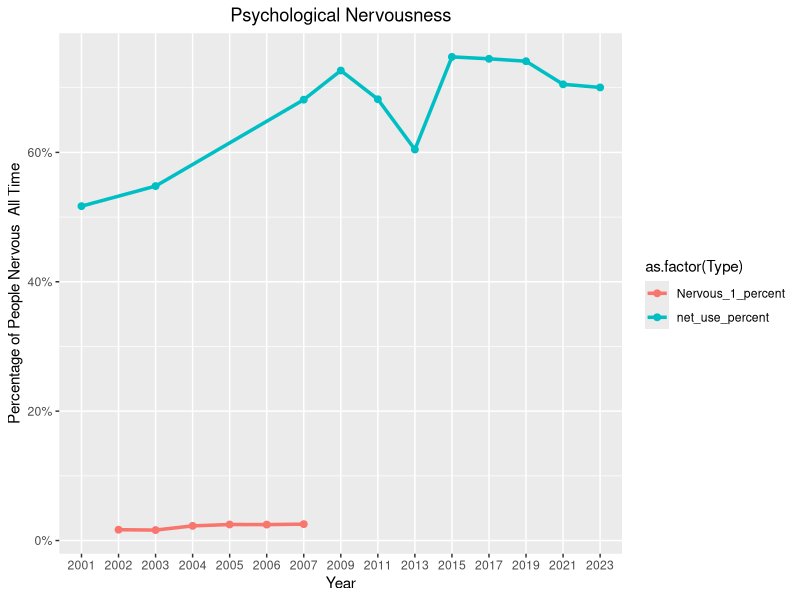
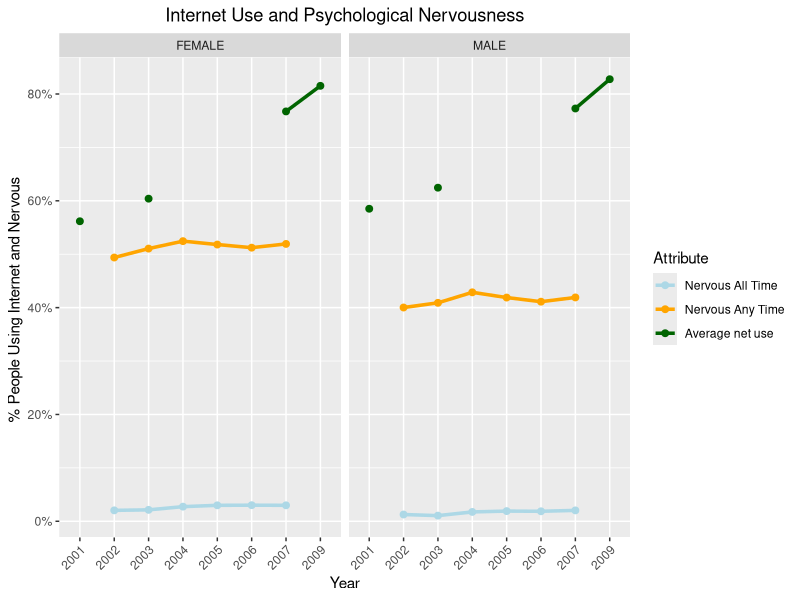
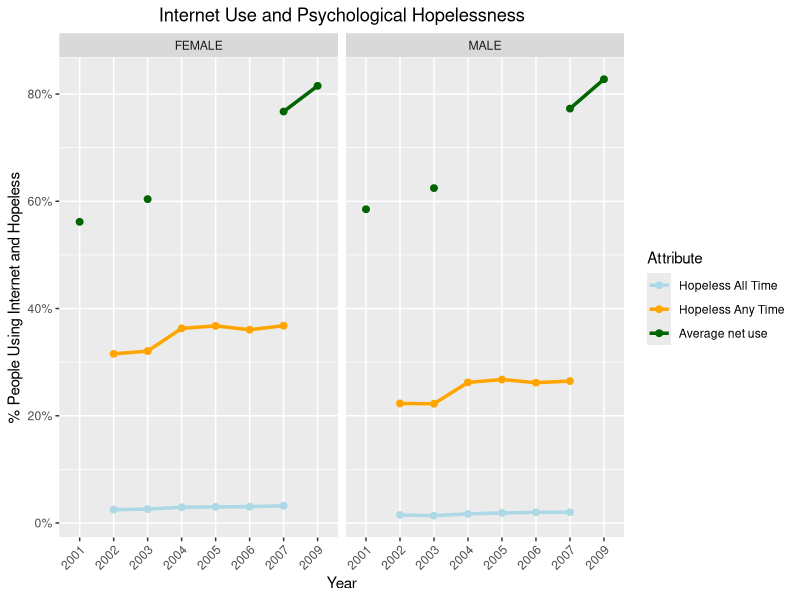
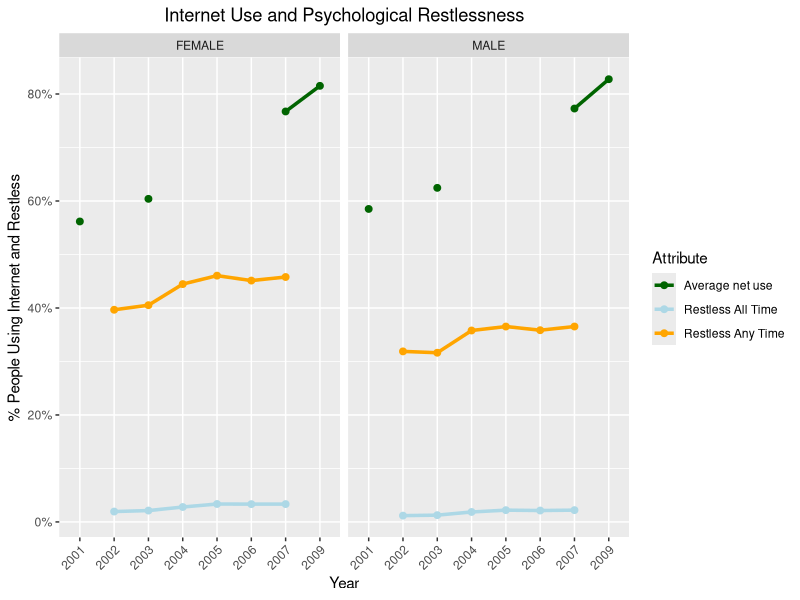
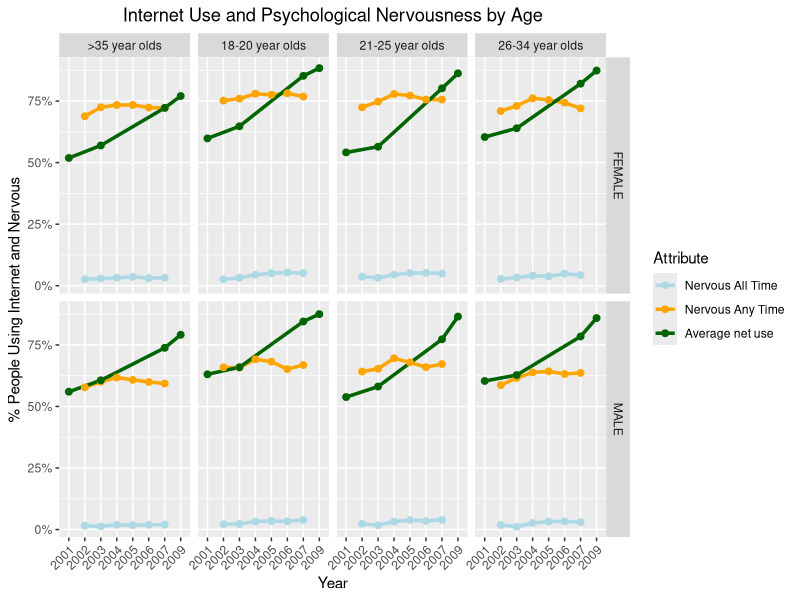
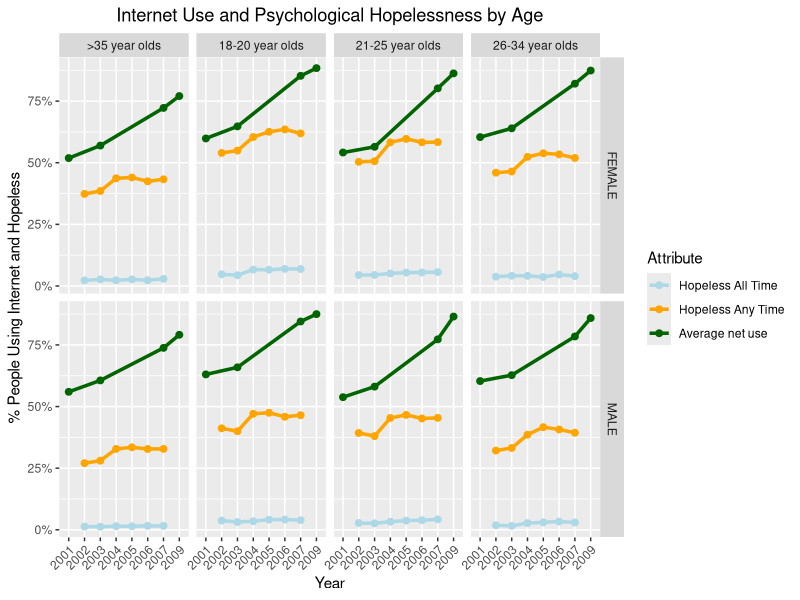
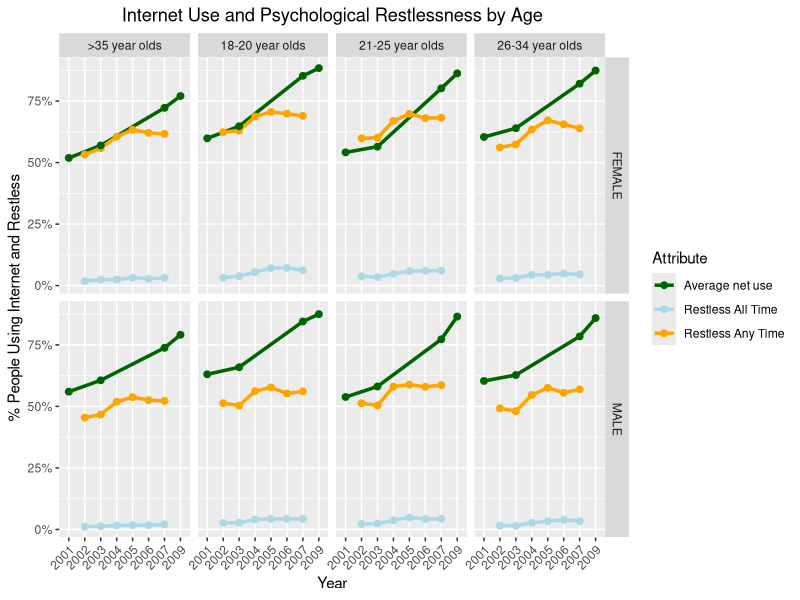
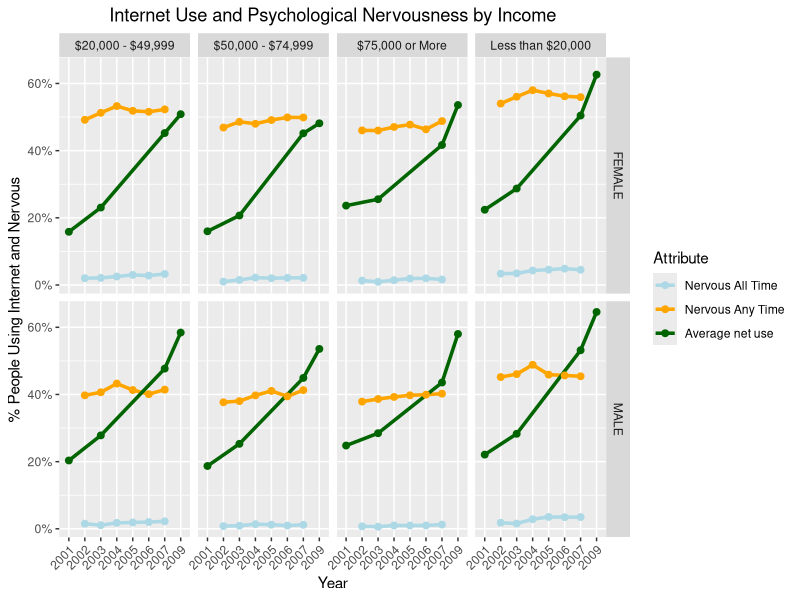

Recreate these plots in R, in order.
## ---- chunk 1
knitr::opts_chunk$set(echo = TRUE, message = FALSE, warning = FALSE)
library(tidyverse)
library(ggplot2)
library(scales)
## ---- chunk 2
tech_use_df <- read_csv("tech_eda/results/tech_use_summary.csv")
net_use_df <- read_csv("tech_eda/results/net_use_summary.csv")
## ---- chunk 3
tech_net_use_df <- tech_use_df |> inner_join(net_use_df)
## ---- chunk 4
# get the tech use and net use
tech_net_use_df <- tech_net_use_df |> 
  mutate(tech_use = as.integer(avg_tech_use*n/100), 
         net_use = as.integer(avg_net_use*n/100))


tech_net_use_df |> head(5)
## ---- chunk 5
mental_health_df <- read_csv("health_eda/variable_eda/psych_summ_all_grp_ovrl.csv", show_col_types = FALSE)
## ---- chunk 6
mental_health_df |> head(5)
## ---- chunk 7
mental_health_df_grp <- mental_health_df |>
  select(-EDUCCAT2) |> 
  group_by(YEAR, IRSEX, CATAG7, INCOME) |>
  summarize(across(where(is.numeric), sum, na.rm = TRUE)) |> 
  ungroup() |> 
  rename(c(Gender=IRSEX, Age=CATAG7, Income=INCOME))

tech_net_use_df <- tech_net_use_df |> 
  rename(c(YEAR=hryear4, Gender=pesex, Age=prtage, Income=hufaminc))
## ---- chunk 8
mental_health_df_grp |> head(2)
## ---- chunk 9
tech_net_use_df |> head(2)
## ---- chunk 10
tech_mental_df <- tech_net_use_df |> 
  full_join(mental_health_df_grp, by=c("YEAR", "Age", "Income", "Gender")) 
## ---- chunk 11
tech_mental_df |> head(5)
## ---- chunk 12
tech_mental_df |> filter(YEAR==2009)
## ---- chunk 13
#write_csv(tech_mental_df,"final_data/final_tech_health.csv")
## ---- chunk 14
tech_mental_df <- read_csv("final_data/final_tech_health.csv")
## ---- chunk 15
p_1 <- tech_mental_df |>
  group_by(YEAR) |>
  summarize(across(where(is.numeric), sum, na.rm = TRUE)) |>
  ungroup() |>
  na.omit() |> 
  filter(YEAR<=2027) |> 
  mutate(
    net_use_percent = (net_use/ n),
    Nervous_1_percent = (Nervous_1 / num_people)
  ) |>
  select(YEAR, Nervous_1_percent, net_use_percent) |> 
  pivot_longer(
    cols = c("Nervous_1_percent", "net_use_percent"),
    names_to = c("Type"),
    values_to = "Type_Value"
  ) |> 
  na.omit() |> 
  ggplot(aes(x = as.factor(YEAR), y = Type_Value, color = as.factor(Type), group = as.factor(Type))) +
  geom_line(size = 1.2) +
  geom_point(size=2) +
  scale_y_continuous(labels = label_percent()) +
  xlab("Year") +
  ylab("Percentage of People Nervous  All Time") +
  ggtitle("Psychological Nervousness") +
  theme(plot.title = element_text(hjust = 0.5))

ggsave("plots/p_tech_psych.png", plot = p_1, width = 10, height = 10)

p_1
## ---- chunk 16
p_2 <- tech_mental_df |>
  group_by(YEAR, Gender) |>
  summarize(across(where(is.numeric), sum, na.rm = TRUE)) |>
  ungroup() |>
  na.omit() |> 
  filter(YEAR<=2010) |> 
  mutate(
    net_use_percent = (net_use/ n),
    Nervous_1_percent = (Nervous_1 / num_people),
    Nervous_any_percent = (Nervous_any / num_people)
  ) |>
  select(YEAR, Gender, Nervous_1_percent,Nervous_any_percent,  net_use_percent) |> 
  pivot_longer(
    cols = c("Nervous_1_percent", "Nervous_any_percent", "net_use_percent"),
    names_to = c("Type"),
    values_to = "Type_Value"
  ) |> 
  mutate(
    Gender_Str = case_when(
      Gender==1 ~ "MALE",
      Gender==2 ~ "FEMALE"
    )
  ) |> 
  ggplot(aes(x = as.factor(YEAR), y = Type_Value, color = as.factor(Type), group = as.factor(Type))) +
  geom_line(size = 1.2) +
  geom_point(size=2) +
  facet_wrap(~Gender_Str) +
  scale_y_continuous(labels = label_percent()) +
  xlab("Year") +
  ylab("% People Using Internet and Nervous ") +
  ggtitle("Internet Use and Psychological Nervousness") +
  theme(plot.title = element_text(hjust = 0.5)) +
  theme(axis.text.x = element_text(angle = 45, hjust = 1))+
  scale_colour_manual(name = "Attribute",
    values = c("Nervous_1_percent" = "lightblue","Nervous_any_percent" = "orange","net_use_percent" = "darkgreen"),
    labels = c("Nervous_1_percent" = "Nervous All Time","Nervous_any_percent" = "Nervous Any Time", "net_use_percent" = "Average net use"))

ggsave("plots/p_tech_nervous_gender.png", plot = p_2, width = 10, height = 10)

p_2
## ---- chunk 17
p_3 <- tech_mental_df |>
  group_by(YEAR, Gender) |>
  summarize(across(where(is.numeric), sum, na.rm = TRUE)) |>
  ungroup() |>
  na.omit() |> 
  filter(YEAR<=2010) |> 
  mutate(
    net_use_percent = (net_use/ n),
    Hopeless_1_percent = (Hopeless_1 / num_people),
    Hopeless_any_percent = (Hopeless_any / num_people)
  ) |>
  select(YEAR, Gender, Hopeless_1_percent,Hopeless_any_percent,  net_use_percent) |> 
  pivot_longer(
    cols = c("Hopeless_1_percent", "Hopeless_any_percent", "net_use_percent"),
    names_to = c("Type"),
    values_to = "Type_Value"
  ) |> 
  mutate(
    Gender_Str = case_when(
      Gender==1 ~ "MALE",
      Gender==2 ~ "FEMALE"
    )
  ) |> 
  ggplot(aes(x = as.factor(YEAR), y = Type_Value, color = as.factor(Type), group = as.factor(Type))) +
  geom_line(size = 1.2) +
  geom_point(size=2) +
  facet_wrap(~Gender_Str) +
  scale_y_continuous(labels = label_percent()) +
  xlab("Year") +
  ylab("% People Using Internet and Hopeless") +
  ggtitle("Internet Use and Psychological Hopelessness") +
  theme(plot.title = element_text(hjust = 0.5)) +
  theme(axis.text.x = element_text(angle = 45, hjust = 1))+
  scale_colour_manual(name = "Attribute",
    values = c("Hopeless_1_percent" = "lightblue","Hopeless_any_percent" = "orange","net_use_percent" = "darkgreen"),
    labels = c("Hopeless_1_percent" = "Hopeless All Time","Hopeless_any_percent" = "Hopeless Any Time", "net_use_percent" = "Average net use"))

ggsave("plots/p_tech_hopeless_gender.png", plot = p_3, width = 10, height = 10)

p_3
## ---- chunk 18
p_4 <- tech_mental_df |>
  group_by(YEAR, Gender) |>
  summarize(across(where(is.numeric), sum, na.rm = TRUE)) |>
  ungroup() |>
  na.omit() |> 
  filter(YEAR<=2010) |> 
  mutate(
    net_use_percent = (net_use/ n),
    Restless_1_percent = (Restless_1 / num_people),
    Restless_any_percent = (Restless_any / num_people)
  ) |>
  select(YEAR, Gender, Restless_1_percent,Restless_any_percent,  net_use_percent) |> 
  pivot_longer(
    cols = c("Restless_1_percent", "Restless_any_percent", "net_use_percent"),
    names_to = c("Type"),
    values_to = "Type_Value"
  ) |> 
  mutate(
    Gender_Str = case_when(
      Gender==1 ~ "MALE",
      Gender==2 ~ "FEMALE"
    )
  ) |> 
  ggplot(aes(x = as.factor(YEAR), y = Type_Value, color = as.factor(Type), group = as.factor(Type))) +
  geom_line(size = 1.2) +
  geom_point(size=2) +
  facet_wrap(~Gender_Str) +
  scale_y_continuous(labels = label_percent()) +
  xlab("Year") +
  ylab("% People Using Internet and Restless") +
  ggtitle("Internet Use and Psychological Restlessness") +
  theme(plot.title = element_text(hjust = 0.5)) +
  theme(axis.text.x = element_text(angle = 45, hjust = 1))+
  scale_colour_manual(name = "Attribute",
    values = c("Restless_1_percent" = "lightblue","Restless_any_percent" = "orange","net_use_percent" = "darkgreen"),
    labels = c("Restless_1_percent" = "Restless All Time","Restless_any_percent" = "Restless Any Time", "net_use_percent" = "Average net use"))

ggsave("plots/p_tech_restless_gender.png", plot = p_4, width = 10, height = 10)

p_4

## ---- chunk 19
p_5 <- tech_mental_df |>
  group_by(YEAR, Age, Gender) |>
  summarize(across(where(is.numeric), sum, na.rm = TRUE)) |>
  ungroup() |>
  na.omit() |> 
  filter(YEAR<=2010) |> 
  mutate(
    net_use_percent = (net_use/ n),
    Nervous_1_percent = (Nervous_1 / num_people),
    Nervous_any_percent = (Nervous_any / num_people)
  ) |>
  select(YEAR, Age, Gender, Nervous_1_percent,Nervous_any_percent,  net_use_percent) |> 
  pivot_longer(
    cols = c("Nervous_1_percent", "Nervous_any_percent", "net_use_percent"),
    names_to = c("Type"),
    values_to = "Type_Value"
  ) |> 
  mutate(
    Gender_Str = case_when(
      Gender==1 ~ "MALE",
      Gender==2 ~ "FEMALE"
    )
  ) |> 
  mutate(
    Age_Group = case_when(
      Age==4 ~ "18-20 year olds",
      Age==5 ~ "21-25 year olds",
      Age==6 ~ "26-34 year olds",
      Age==7 ~ ">35 year olds"
      )
    ) |> 
  na.omit() |> 
  ggplot(aes(x = as.factor(YEAR), y = Type_Value, color = as.factor(Type), group = as.factor(Type))) +
  geom_line(size = 1.2) +
  geom_point(size=2) +
  facet_grid(Gender_Str ~ Age_Group) +
  scale_y_continuous(labels = label_percent()) +
  xlab("Year") +
  ylab("% People Using Internet and Nervous ") +
  ggtitle("Internet Use and Psychological Nervousness by Age") +
  theme(plot.title = element_text(hjust = 0.5)) +
  theme(axis.text.x = element_text(angle = 45, hjust = 1))+
  scale_colour_manual(name = "Attribute",
    values = c("Nervous_1_percent" = "lightblue","Nervous_any_percent" = "orange","net_use_percent" = "darkgreen"),
    labels = c("Nervous_1_percent" = "Nervous All Time","Nervous_any_percent" = "Nervous Any Time", "net_use_percent" = "Average net use"))

ggsave("plots/p_tech_nervous_gender_age.png", plot = p_5, width = 10, height = 10)

p_5
## ---- chunk 20
p_6 <- tech_mental_df |>
  group_by(YEAR, Age, Gender) |>
  summarize(across(where(is.numeric), sum, na.rm = TRUE)) |>
  ungroup() |>
  na.omit() |> 
  filter(YEAR<=2010) |> 
mutate(
    net_use_percent = (net_use/ n),
    Hopeless_1_percent = (Hopeless_1 / num_people),
    Hopeless_any_percent = (Hopeless_any / num_people)
  ) |>
  select(YEAR,Age, Gender, Hopeless_1_percent,Hopeless_any_percent,  net_use_percent) |> 
  pivot_longer(
    cols = c("Hopeless_1_percent", "Hopeless_any_percent", "net_use_percent"),
    names_to = c("Type"),
    values_to = "Type_Value"
  ) |> 
  mutate(
    Gender_Str = case_when(
      Gender==1 ~ "MALE",
      Gender==2 ~ "FEMALE"
    )
  ) |> 
  mutate(
    Age_Group = case_when(
      Age==4 ~ "18-20 year olds",
      Age==5 ~ "21-25 year olds",
      Age==6 ~ "26-34 year olds",
      Age==7 ~ ">35 year olds"
      )
    ) |> 
  na.omit() |> 
  ggplot(aes(x = as.factor(YEAR), y = Type_Value, color = as.factor(Type), group = as.factor(Type))) +
  geom_line(size = 1.2) +
  geom_point(size=2) +
  facet_grid(Gender_Str ~ Age_Group) +
  scale_y_continuous(labels = label_percent()) +
  xlab("Year") +
  ylab("% People Using Internet and Hopeless") +
  ggtitle("Internet Use and Psychological Hopelessness by Age") +
  theme(plot.title = element_text(hjust = 0.5)) +
  theme(axis.text.x = element_text(angle = 45, hjust = 1))+
  scale_colour_manual(name = "Attribute",
    values = c("Hopeless_1_percent" = "lightblue","Hopeless_any_percent" = "orange","net_use_percent" = "darkgreen"),
    labels = c("Hopeless_1_percent" = "Hopeless All Time","Hopeless_any_percent" = "Hopeless Any Time", "net_use_percent" = "Average net use"))

ggsave("plots/p_tech_hopeless_gender_age.png", plot = p_6, width = 10, height = 10)

p_6

## ---- chunk 21
p_7 <- tech_mental_df |>
  group_by(YEAR, Age, Gender) |>
  summarize(across(where(is.numeric), sum, na.rm = TRUE)) |>
  ungroup() |>
  na.omit() |> 
  filter(YEAR<=2010) |> 
  mutate(
    net_use_percent = (net_use/ n),
    Restless_1_percent = (Restless_1 / num_people),
    Restless_any_percent = (Restless_any / num_people)
  ) |>
  select(YEAR, Age, Gender, Restless_1_percent,Restless_any_percent,  net_use_percent) |> 
  pivot_longer(
    cols = c("Restless_1_percent", "Restless_any_percent", "net_use_percent"),
    names_to = c("Type"),
    values_to = "Type_Value"
  ) |> 
  mutate(
    Gender_Str = case_when(
      Gender==1 ~ "MALE",
      Gender==2 ~ "FEMALE"
    )
  ) |> 
  mutate(
    Age_Group = case_when(
      Age==4 ~ "18-20 year olds",
      Age==5 ~ "21-25 year olds",
      Age==6 ~ "26-34 year olds",
      Age==7 ~ ">35 year olds"
      )
    ) |> 
  na.omit() |> 
  ggplot(aes(x = as.factor(YEAR), y = Type_Value, color = as.factor(Type), group =
               as.factor(Type))) +
  geom_line(size = 1.2) +
  geom_point(size=2) +
  facet_grid(Gender_Str ~ Age_Group) +
  scale_y_continuous(labels = label_percent()) +
  xlab("Year") +
  ylab("% People Using Internet and Restless") +
  ggtitle("Internet Use and Psychological Restlessness by Age") +
  theme(plot.title = element_text(hjust = 0.5)) +
  theme(axis.text.x = element_text(angle = 45, hjust = 1))+
  scale_colour_manual(name = "Attribute",
    values = c("Restless_1_percent" = "lightblue","Restless_any_percent" = "orange","net_use_percent" = "darkgreen"),
    labels = c("Restless_1_percent" = "Restless All Time","Restless_any_percent" = "Restless Any Time", "net_use_percent" = "Average net use"))

ggsave("plots/p_tech_restless_gender_age.png", plot = p_7, width = 10, height = 10)

p_7

## ---- chunk 22
p_8 <- tech_mental_df |>
  group_by(YEAR, Income, Gender) |>
  summarize(across(where(is.numeric), sum, na.rm = TRUE)) |>
  ungroup() |>
  na.omit() |> 
  filter(YEAR<=2010) |> 
  mutate(
    net_use_percent = (net_use/ n),
    Nervous_1_percent = (Nervous_1 / num_people),
    Nervous_any_percent = (Nervous_any / num_people)
  ) |>
  select(YEAR, Income, Gender, Nervous_1_percent,Nervous_any_percent,  net_use_percent) |> 
  pivot_longer(
    cols = c("Nervous_1_percent", "Nervous_any_percent", "net_use_percent"),
    names_to = c("Type"),
    values_to = "Type_Value"
  ) |> 
  mutate(
    Gender_Str = case_when(
      Gender==1 ~ "MALE",
      Gender==2 ~ "FEMALE"
    )
  ) |> 
  mutate(
    Income_Group = case_when(
      Income==1 ~ "Less than $20,000",
      Income==2 ~ "$20,000 - $49,999",
      Income==3 ~ "$50,000 - $74,999",
      Income==4 ~ "$75,000 or More"
      )
    ) |> 
  na.omit() |> 
  ggplot(aes(x = as.factor(YEAR), y = Type_Value, color = as.factor(Type), group = as.factor(Type))) +
  geom_line(size = 1.2) +
  geom_point(size=2) +
  facet_grid(Gender_Str ~ Income_Group) +
  scale_y_continuous(labels = label_percent()) +
  xlab("Year") +
  ylab("% People Using Internet and Nervous ") +
  ggtitle("Internet Use and Psychological Nervousness by Income") +
  theme(plot.title = element_text(hjust = 0.5)) +
  theme(axis.text.x = element_text(angle = 45, hjust = 1))+
  scale_colour_manual(name = "Attribute",
    values = c("Nervous_1_percent" = "lightblue","Nervous_any_percent" = "orange","net_use_percent" = "darkgreen"),
    labels = c("Nervous_1_percent" = "Nervous All Time","Nervous_any_percent" = "Nervous Any Time", "net_use_percent" = "Average net use"))

ggsave("plots/p_tech_nervous_gender_income.png", plot = p_8, width = 10, height = 10)

p_8
## ---- chunk 23
p_9 <- tech_mental_df |>
  group_by(YEAR, Income, Gender) |>
  summarize(across(where(is.numeric), sum, na.rm = TRUE)) |>
  ungroup() |>
  na.omit() |> 
  filter(YEAR<=2010) |> 
mutate(
    net_use_percent = (net_use/ n),
    Hopeless_1_percent = (Hopeless_1 / num_people),
    Hopeless_any_percent = (Hopeless_any / num_people)
  ) |>
  select(YEAR,Income, Gender, Hopeless_1_percent,Hopeless_any_percent,  net_use_percent) |> 
  pivot_longer(
    cols = c("Hopeless_1_percent", "Hopeless_any_percent", "net_use_percent"),
    names_to = c("Type"),
    values_to = "Type_Value"
  ) |> 
  mutate(
    Gender_Str = case_when(
      Gender==1 ~ "MALE",
      Gender==2 ~ "FEMALE"
    )
  ) |> 
  mutate(
     Income_Group = case_when(
      Income==1 ~ "Less than $20,000",
      Income==2 ~ "$20,000 - $49,999",
      Income==3 ~ "$50,000 - $74,999",
      Income==4 ~ "$75,000 or More"
      )
    ) |> 
  na.omit() |> 
  ggplot(aes(x = as.factor(YEAR), y = Type_Value, color = as.factor(Type), group = as.factor(Type))) +
  geom_line(size = 1.2) +
  geom_point(size=2) +
  facet_grid(Gender_Str ~ Income_Group) +
  scale_y_continuous(labels = label_percent()) +
  xlab("Year") +
  ylab("% People Using Internet and Hopeless") +
  ggtitle("Internet Use and Psychological Hopelessness by Income") +
  theme(plot.title = element_text(hjust = 0.5)) +
  theme(axis.text.x = element_text(angle = 45, hjust = 1))+
  scale_colour_manual(name = "Attribute",
    values = c("Hopeless_1_percent" = "lightblue","Hopeless_any_percent" = "orange","net_use_percent" = "darkgreen"),
    labels = c("Hopeless_1_percent" = "Hopeless All Time","Hopeless_any_percent" = "Hopeless Any Time", "net_use_percent" = "Average net use"))

ggsave("plots/p_tech_hopeless_gender_income.png", plot = p_9, width = 10, height = 10)

p_9
## ---- chunk 24
p_10 <- tech_mental_df |>
  group_by(YEAR, Income, Gender) |>
  summarize(across(where(is.numeric), sum, na.rm = TRUE)) |>
  ungroup() |>
  na.omit() |> 
  filter(YEAR<=2010) |> 
  mutate(
    net_use_percent = (net_use/ n),
    Restless_1_percent = (Restless_1 / num_people),
    Restless_any_percent = (Restless_any / num_people)
  ) |>
  select(YEAR, Income, Gender, Restless_1_percent,Restless_any_percent,  net_use_percent) |> 
  pivot_longer(
    cols = c("Restless_1_percent", "Restless_any_percent", "net_use_percent"),
    names_to = c("Type"),
    values_to = "Type_Value"
  ) |> 
  mutate(
    Gender_Str = case_when(
      Gender==1 ~ "MALE",
      Gender==2 ~ "FEMALE"
    )
  ) |> 
  mutate(
    Income_Group = case_when(
      Income==1 ~ "Less than $20,000",
      Income==2 ~ "$20,000 - $49,999",
      Income==3 ~ "$50,000 - $74,999",
      Income==4 ~ "$75,000 or More"
      )
    )  |> 
  na.omit() |> 
  ggplot(aes(x = as.factor(YEAR), y = Type_Value, color = as.factor(Type), group =
               as.factor(Type))) +
  geom_line(size = 1.2) +
  geom_point(size=2) +
  facet_grid(Gender_Str ~ Income_Group) +
  scale_y_continuous(labels = label_percent()) +
  xlab("Year") +
  ylab("% People Using Internet and Restless") +
  ggtitle("Internet Use and Psychological Restlessness by Income") +
  theme(plot.title = element_text(hjust = 0.5)) +
  theme(axis.text.x = element_text(angle = 45, hjust = 1))+
  scale_colour_manual(name = "Attribute",
    values = c("Restless_1_percent" = "lightblue","Restless_any_percent" = "orange","net_use_percent" = "darkgreen"),
    labels = c("Restless_1_percent" = "Restless All Time","Restless_any_percent" = "Restless Any Time", "net_use_percent" = "Average net use"))


ggsave("plots/p_tech_restless_gender_income.png", plot = p_10, width = 10, height = 10)

p_10

